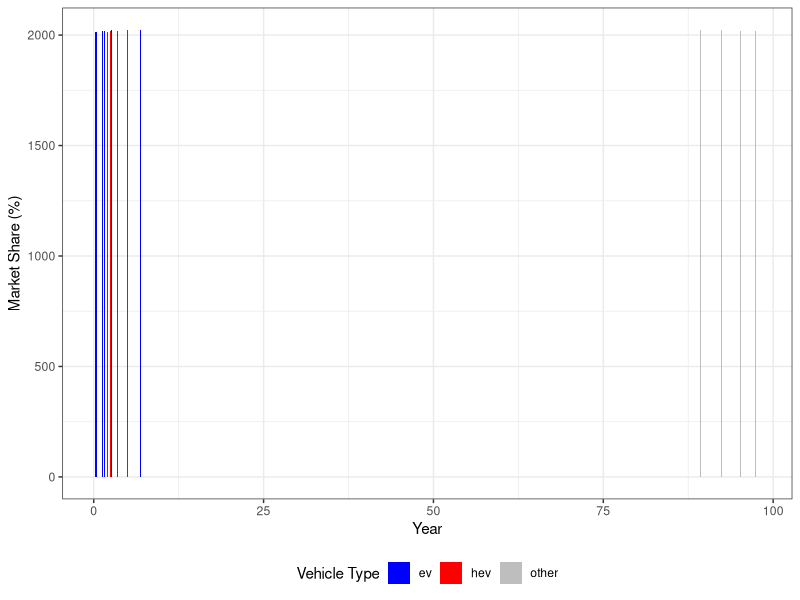

R code for this plot:
## viz.ev.market.share.data.r
library(tidyverse)

df = data.frame(year = 2015:2023,
                ev = c(0.3, 0.4, 0.5, 1.2, 1.3, 1.6, 2.6, 5.2, 6.9),
                hev = c(1.8, 2, 2.1, 2.5, 3.5, 4, 5, 5.5, 8.3))

df$other = 100 - df$ev - df$hev
df

##stacked bar chart
dg = df %>%
  pivot_longer(cols = c(ev, hev, other))
dg

ggplot(dg, 
       aes(x = value, y = year, fill = name)) +
  geom_col(position = "stack") +
  scale_fill_manual(values = c("blue", "red", "grey")) +
  labs(x = "Year", y = "Market Share (%)", fill = "Vehicle Type") +
  theme_bw() +
  theme(legend.position = "bottom")                
